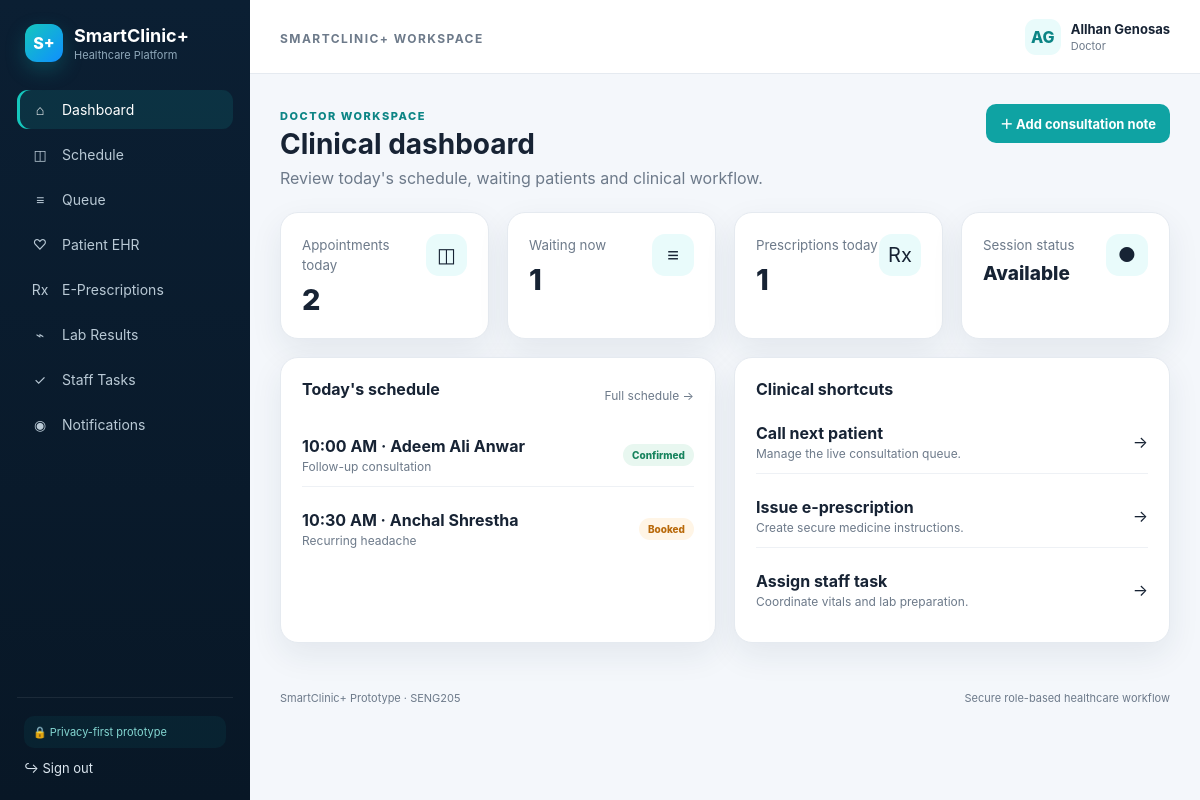
The app's page /dashboard.php (signed in) with its own data.
### tables this page shows
CREATE TABLE users (
 id INT AUTO_INCREMENT PRIMARY KEY,
 first_name VARCHAR(60) NOT NULL,
 last_name VARCHAR(60) NOT NULL,
 email VARCHAR(160) NOT NULL UNIQUE,
 password_hash VARCHAR(255) NOT NULL,
 role ENUM('patient','doctor','nurse','admin') NOT NULL,
 status ENUM('active','inactive') NOT NULL DEFAULT 'active',
 created_at TIMESTAMP DEFAULT CURRENT_TIMESTAMP,
 updated_at TIMESTAMP DEFAULT CURRENT_TIMESTAMP ON UPDATE CURRENT_TIMESTAMP
);

CREATE TABLE appointments (
 id INT AUTO_INCREMENT PRIMARY KEY,
 patient_id INT NOT NULL,
 doctor_id INT NOT NULL,
 appointment_date DATE NOT NULL,
 appointment_time TIME NOT NULL,
 reason VARCHAR(500) NOT NULL,
 status ENUM('booked','confirmed','checked_in','in_consultation','completed','cancelled') NOT NULL DEFAULT 'booked',
 created_at TIMESTAMP DEFAULT CURRENT_TIMESTAMP,
 INDEX idx_slot(doctor_id,appointment_date,appointment_time,status),
 INDEX idx_patient_date(patient_id,appointment_date),
 FOREIGN KEY(patient_id) REFERENCES patients(id),
 FOREIGN KEY(doctor_id) REFERENCES doctors(id)
);

### dashboard.php (the view, shortened to what the rows shown need)
<?php
require_once __DIR__ . '/includes/functions.php';
require_login();
$pdo = db();
include __DIR__ . '/includes/header.php';
if ($u['role'] === 'patient') {
    $pid = patient_id_for_user($u['id']);
    $p = $pdo->prepare('SELECT * FROM patients WHERE id = ?');
    $p->execute([$pid]);
    $patient = $p->fetch();
    $s = $pdo->prepare('SELECT a.*, CONCAT(d.title, " ", du.first_name, " ", du.last_name) doctor_name, d.specialty FROM appointments a JOIN doctors d ON d.id = a.doctor_id JOIN users du ON du.id = d.user_id WHERE a.patient_id = ? AND a.status <> "cancelled" AND TIMESTAMP(a.appointment_date, a.appointment_time) >= NOW() ORDER BY a.appointment_date, a.appointment_time LIMIT 1');
    $s->execute([$pid]);
    $next = $s->fetch();
    $s = $pdo->prepare('SELECT COUNT(*) FROM prescriptions WHERE patient_id = ? AND status = "active"');
    $s->execute([$pid]);
    $rx = (int)$s->fetchColumn();
    $s = $pdo->prepare('SELECT COUNT(*) FROM lab_results WHERE patient_id = ? AND status IN("pending", "processing")');
    $s->execute([$pid]);
    $labs = (int)$s->fetchColumn();
?>
    <div class="page-head">
        <div>
            <span class="kicker">Patient overview</span>
            <h1>Good day, <?= e($u['first_name']) ?>.</h1>
            <p>Manage your appointments, records, prescriptions and follow-up care from one place.</p>
        </div>
        <button class="btn btn-primary" data-modal="bookModal">＋ Book appointment</button>
    </div>
    <div class="card hero-card">
        <span class="pill" style="background:rgba(255,255,255,.12);color:#aef1ec">Your care journey</span>
        <h2><?= $next ? 'Your next appointment is ' . date('l, j F', strtotime($next['appointment_date'])) : 'You have no upcoming appointment' ?></h2>
        <p><?= $next ? e($next['doctor_name'] . ' · ' . $next['specialty'] . ' · ' . date('g:i A', strtotime($next['appointment_time']))) : 'Book a consultation with an available doctor when you are ready.' ?></p>
        <div class="quick-actions">
            <a class="btn btn-light" href="appointments.php">View appointments</a>
            <a class="btn btn-ghost" style="background:transparent;color:white;border-color:rgba(255,255,255,.2)" href="ehr.php">Open health record</a>
        </div>
    </div>
    <div class="grid grid-4" style="margin-top:18px">
        <div class="card stat-card">
            <div>
                <small>Loyalty points</small>
                <div class="value"><?= number_format((int)$patient['loyalty_points']) ?></div>
            </div>
            <span class="stat-icon">★</span>
        </div>
        <div class="card stat-card">
            <div>
                <small>Active prescriptions</small>
                <div class="value"><?= $rx ?></div>
            </div>
            <span class="stat-icon">Rx</span>
        </div>
        <div class="card stat-card">
            <div>
                <small>Tests in progress</small>
                <div class="value"><?= $labs ?></div>
            </div>
            <span class="stat-icon">⌁</span>
        </div>
        <div class="card stat-card">
            <div>
                <small>Privacy</small>
                <div class="value" style="font-size:19px">Protected</div>
            </div>
            <span class="stat-icon">🔒</span>
        </div>
    </div>
    <div class="grid grid-2" style="margin-top:18px">
        <div class="card">
            <div class="split-head">
                <h3>Care timeline</h3>
                <a class="small muted" href="ehr.php">View record →</a>
            </div>
            <div class="timeline">
                <?php
                $s = $pdo->prepare('SELECT record_date, diagnosis, notes FROM medical_records WHERE patient_id = ? ORDER BY record_date DESC LIMIT 3');
                $s->execute([$pid]);
                $rows = $s->fetchAll();
                if (!$rows):
                ?>
                    <div class="empty">No consultation history yet.</div>
                <?php else: ?>
                    <?php foreach ($rows as $r): ?>
                        <div class="timeline-item">
                            <b><?= e($r['diagnosis'] ?: 'Consultation') ?></b>
                            <p><?= e($r['notes']) ?></p>
                            <small class="muted"><?= date('d M Y', strtotime($r['record_date'])) ?></small>
                        </div>
                    <?php endforeach; ?>
                <?php endif; ?>
            </div>
        </div>
        <div class="card">
            <h3>Quick access</h3>
            <div class="list">
                <a class="list-item" href="queue.php">
                    <span>
                        <b>Smart queue</b>
                        <p>Check in and follow your live position.</p>
                    </span>
                    <span>→</span>
                </a>
                <a class="list-item" href="prescriptions.php">
                    <span>
                        <b>Prescriptions</b>
                        <p>Review medicines and instructions.</p>
                    </span>
                    <span>→</span>
                </a>
                <a class="list-item" href="labs.php">
                    <span>
                        <b>Lab results</b>
                        <p>Track diagnostic tests and outcomes.</p>
                    </span>
                    <span>→</span>
                </a>
            </div>
        </div>
    </div>
<?php } elseif ($u['role'] === 'doctor') {
    $did = doctor_id_for_user($u['id']);
?>
    <div class="page-head">
        <div>
            <h1>Clinical dashboard</h1>
        </div>
    </div>
    <div class="grid grid-2" style="margin-top:18px">
        <div class="card">
            <div class="list">
                <?php
                $s = $pdo->prepare('SELECT a.*, CONCAT(u.first_name, " ", u.last_name) patient_name FROM appointments a JOIN patients p ON p.id = a.patient_id JOIN users u ON u.id = p.user_id WHERE a.doctor_id = ? AND a.appointment_date = CURDATE() AND a.status <> "cancelled" ORDER BY a.appointment_time LIMIT 6');
                $s->execute([$did]);
                $rows = $s->fetchAll();
                if (!$rows):
                ?>
                    <div class="empty">No appointments today.</div>
                <?php else: ?>
                    <?php foreach ($rows as $r): ?>
                        <div class="list-item">
                            <span>
                                <b><?= date('g:i A', strtotime($r['appointment_time'])) ?> · <?= e($r['patient_name']) ?></b>
                                <p><?= e($r['reason']) ?></p>
                            </span>
                            <?= status_badge($r['status']) ?>
                        </div>
                    <?php endforeach; ?>
                <?php endif; ?>
            </div>
        </div>
    </div>
<?php } ?>
<?php include __DIR__ . '/includes/footer.php'; ?>

### includes/header.php (shortened to what the rows shown need)
<?php
require_once __DIR__ . '/functions.php';
$u = current_user();
$current = basename($_SERVER['PHP_SELF']);
?>
<!doctype html>
<html lang="en">
<head>
    <link rel="stylesheet" href="assets/css/style.css">
</head>
<body>
<?php if ($u): ?>
    <div class="app-shell">
        <aside class="sidebar">
            <a class="brand" href="dashboard.php">
                <span class="brand-mark">S+</span>
                <span><strong>SmartClinic+</strong><small>Healthcare Platform</small></span>
            </a>
            <nav class="nav">
                <a class="<?= $current === 'dashboard.php' ? 'active' : '' ?>" href="dashboard.php"><span>⌂</span> Dashboard</a>
                <?php if ($u['role'] === 'patient'): ?>
                    <a class="<?= $current === 'appointments.php' ? 'active' : '' ?>" href="appointments.php"><span>◫</span> Appointments</a>
                    <a class="<?= $current === 'queue.php' ? 'active' : '' ?>" href="queue.php"><span>≡</span> My Queue</a>
                    <a class="<?= $current === 'ehr.php' ? 'active' : '' ?>" href="ehr.php"><span>♡</span> Health Record</a>
                    <a class="<?= $current === 'prescriptions.php' ? 'active' : '' ?>" href="prescriptions.php"><span>Rx</span> Prescriptions</a>
                    <a class="<?= $current === 'labs.php' ? 'active' : '' ?>" href="labs.php"><span>⌁</span> Lab Results</a>
                <?php elseif ($u['role'] === 'doctor'): ?>
                    <a class="<?= $current === 'appointments.php' ? 'active' : '' ?>" href="appointments.php"><span>◫</span> Schedule</a>
                    <a class="<?= $current === 'queue.php' ? 'active' : '' ?>" href="queue.php"><span>≡</span> Queue</a>
                    <a class="<?= $current === 'ehr.php' ? 'active' : '' ?>" href="ehr.php"><span>♡</span> Patient EHR</a>
                    <a class="<?= $current === 'prescriptions.php' ? 'active' : '' ?>" href="prescriptions.php"><span>Rx</span> E-Prescriptions</a>
                    <a class="<?= $current === 'labs.php' ? 'active' : '' ?>" href="labs.php"><span>⌁</span> Lab Results</a>
                    <a class="<?= $current === 'tasks.php' ? 'active' : '' ?>" href="tasks.php"><span>✓</span> Staff Tasks</a>
                <?php endif; ?>
                <a class="<?= $current === 'notifications.php' ? 'active' : '' ?>" href="notifications.php">
                    <span>◉</span> Notifications
                </a>
            </nav>
            <div class="sidebar-foot">
                <div class="privacy-chip">🔒 Privacy-first prototype</div>
                <a href="logout.php">↪ Sign out</a>
            </div>
        </aside>
        <main class="main">
            <header class="topbar">
                <div>
                    <span class="eyebrow">SmartClinic+ Workspace</span>
                </div>
                <div class="user-chip">
                    <span class="avatar"><?= e(strtoupper(substr($u['first_name'], 0, 1) . substr($u['last_name'], 0, 1))) ?></span>
                    <span>
                        <strong><?= e(full_name($u)) ?></strong>
                        <small><?= e(role_label($u['role'])) ?></small>
                    </span>
                </div>
            </header>
            <section class="content">
<?php endif; ?>

### includes/functions.php (shortened to what the rows shown need)
<?php
require_once __DIR__ . '/auth.php';
function e(?string $value): string
{
    return htmlspecialchars((string)$value, ENT_QUOTES, 'UTF-8');
}
function full_name(array $u): string
{
    return trim(($u['first_name'] ?? '') . ' ' . ($u['last_name'] ?? ''));
}
function role_label(string $role): string
{
    return [
        'patient' => 'Patient',
        'doctor'  => 'Doctor',
        'nurse'   => 'Nurse / Staff',
        'admin'   => 'Administrator'
    ][$role] ?? ucfirst($role);
}
function status_badge(string $status): string
{
    $class = match ($status) {
        'confirmed', 'completed', 'active', 'ready' => 'success',
        'booked', 'pending', 'waiting'             => 'warning',
        'cancelled', 'inactive'                    => 'danger',
        'checked_in', 'in_consultation'           => 'info',
        default                                    => 'neutral'
    };
    return '<span class="badge badge-' . $class . '">' . e(str_replace('_', ' ', ucwords($status, '_'))) . '</span>';
}

### records on screen
users: first_name+last_name "AG", full_name($u) "Allhan Genosas", role "Doctor"
appointments: appointment_time "10:00 AM", patient_name "Adeem Ali Anwar", reason "Follow-up consultation", status "Confirmed"
appointments: appointment_time "10:30 AM", patient_name "Anchal Shrestha", reason "Recurring headache", status "Booked"

### other values on screen
$today "2"
$waiting "1"
$rx "1"
